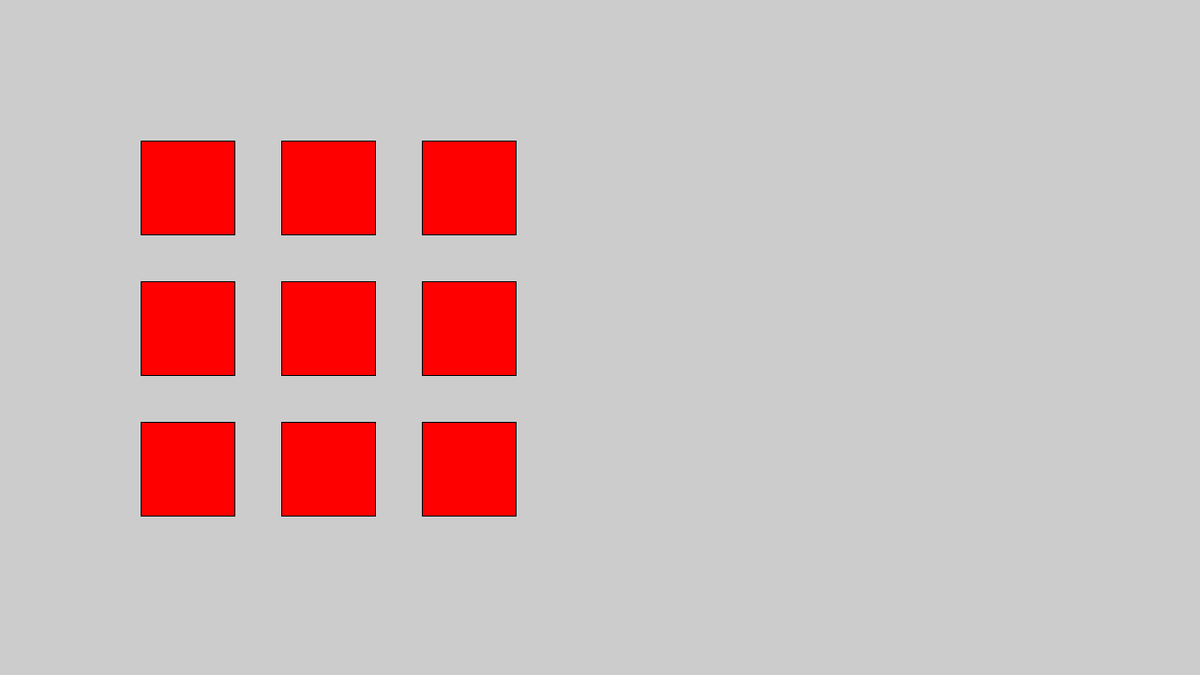
Frame 1 (no input)
Frame 60 (the mouse pressed at the canvas centre just before this capture): identical to frame 1, image omitted
Frame 120 (the mouse held since frame 60 and released just before this capture): identical to frame 1, image omitted

The Processing sketch that drew this single still picture (run headless with seeded random() and noise(); from frame 60 on, the mouse is pressed at the canvas centre):

// Processing sketch: rectangleMatriz
// ── rectangleMatriz.pde
void setup() {
  size(1280, 720);
}
void draw() {
  
  for (int i=0; i<3; i++) {
  fill(255,0,0);
   rect(150+(150*i),150,100,100);
  }
   for (int i=0; i<3; i++) {
  fill(255,0,0);
   rect(150+(150*i),300,100,100);
  }
   for (int i=0; i<3; i++) {
  fill(255,0,0);
   rect(150+(150*i),450,100,100);
  }
   
   /*fill(0,255,0);
   rect(150,300,100,100);
   rect(300,300,100,100);
   rect(450,300,100,100);
   fill(0,0,255);
   rect(150,450,100,100);
   rect(300,450,100,100);
   rect(450,450,100,100);*/
  
  
}
